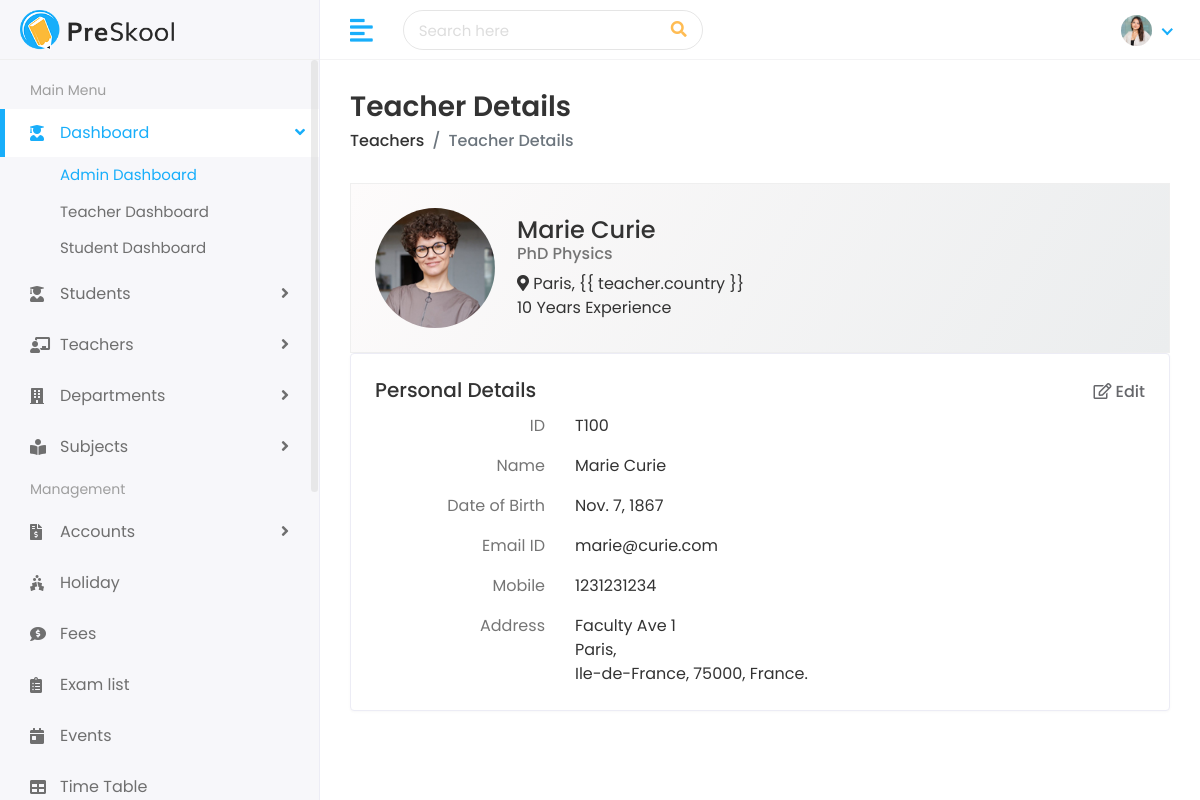
The page /teachers/view/T100/ on the database its author committed.
### faculty/models.py (models this page shows, shortened)
class Teacher(models.Model):
    teacher_id = models.CharField(max_length=50, unique=True)
    first_name = models.CharField(max_length=100)
    last_name = models.CharField(max_length=100)
    gender = models.CharField(max_length=20, choices=[('Male', 'Male'), ('Female', 'Female'), ('Others', 'Others')])
    date_of_birth = models.DateField()
    mobile_number = models.CharField(max_length=20)
    joining_date = models.DateField()
    qualification = models.CharField(max_length=150)
    experience = models.CharField(max_length=100)
    username = models.CharField(max_length=100, unique=True)
    email = models.EmailField(max_length=150, unique=True)
    password = models.CharField(max_length=100)
    address = models.TextField()
    city = models.CharField(max_length=100)
    state = models.CharField(max_length=100)
    zip_code = models.CharField(max_length=20)
    country = models.CharField(max_length=100)
    image = models.ImageField(upload_to='teachers/', blank=True, null=True)
    department = models.ForeignKey(
        Department, on_delete=models.SET_NULL,
        null=True, blank=True, related_name='teachers'
    )

### faculty/views.py (the view)
# urls.py: path('teachers/view/<str:teacher_id>/', views.view_teacher, name='view_teacher'),
def view_teacher(request, teacher_id):
    teacher = get_object_or_404(Teacher, teacher_id=teacher_id)
    return render(request, 'teachers/teacher-details.html', {'teacher': teacher})

### templates/teachers/teacher-details.html (shortened to what this page needs)
{% extends 'Home/base.html' %}
{% load static %}
{% block body %}
<div class="page-wrapper">
    <div class="content container-fluid">
        <div class="page-header">
            <div class="row align-items-center">
                <div class="col">
                    <h3 class="page-title">Teacher Details</h3>
                    <ul class="breadcrumb">
                        <li class="breadcrumb-item"><a href="{% url 'teacher_list' %}">Teachers</a></li>
                        <li class="breadcrumb-item active">Teacher Details</li>
                    </ul>
                </div>
            </div>
        </div>
        <div class="row">
            <div class="col-md-12">
                <div class="profile-header">
                    <div class="row align-items-center">
                        <div class="col-auto profile-image">
                            <a href="#">
                                {% if teacher.image %}
                                <img class="rounded-circle" alt="User Image" src="{{ teacher.image.url }}">
                                {% else %}
                                <img class="rounded-circle" alt="User Image"
                                    src="{% static 'assets/img/profiles/avatar-02.jpg' %}">
                                {% endif %}
                            </a>
                        </div>
                        <div class="col ml-md-n2 profile-user-info">
                            <h4 class="user-name mb-0">{{ teacher.first_name }} {{ teacher.last_name }}</h4>
                            <h6 class="text-muted">{{ teacher.qualification }}</h6>
                            <div class="user-Location"><i class="fas fa-map-marker-alt"></i> {{ teacher.city }}, {{
                                teacher.country }}</div>
                            <div class="about-text">{{ teacher.experience }} Experience</div>
                        </div>
                    </div>
                </div>
                <div class="row">
                    <div class="col-lg-12">
                        <div class="card">
                            <div class="card-body">
                                <h5 class="card-title d-flex justify-content-between">
                                    <span>Personal Details</span>
                                    <a class="edit-link" href="{% url 'edit_teacher' teacher.teacher_id %}"><i
                                            class="far fa-edit mr-1"></i>Edit</a>
                                </h5>
                                <div class="row">
                                    <p class="col-sm-3 text-muted text-sm-right mb-0 mb-sm-3">ID</p>
                                    <p class="col-sm-9">{{ teacher.teacher_id }}</p>
                                </div>
                                <div class="row">
                                    <p class="col-sm-3 text-muted text-sm-right mb-0 mb-sm-3">Name</p>
                                    <p class="col-sm-9">{{ teacher.first_name }} {{ teacher.last_name }}</p>
                                </div>
                                <div class="row">
                                    <p class="col-sm-3 text-muted text-sm-right mb-0 mb-sm-3">Date of Birth</p>
                                    <p class="col-sm-9">{{ teacher.date_of_birth }}</p>
                                </div>
                                <div class="row">
                                    <p class="col-sm-3 text-muted text-sm-right mb-0 mb-sm-3">Email ID</p>
                                    <p class="col-sm-9">{{ teacher.email }}</p>
                                </div>
                                <div class="row">
                                    <p class="col-sm-3 text-muted text-sm-right mb-0 mb-sm-3">Mobile</p>
                                    <p class="col-sm-9">{{ teacher.mobile_number }}</p>
                                </div>
                                <div class="row">
                                    <p class="col-sm-3 text-muted text-sm-right mb-0">Address</p>
                                    <p class="col-sm-9 mb-0">{{ teacher.address }}<br>
                                        {{ teacher.city }},<br>
                                        {{ teacher.state }}, {{ teacher.zip_code }}, {{ teacher.country }}.</p>
                                </div>
                            </div>
                        </div>
                    </div>
                </div>
            </div>
        </div>
    </div>
</div>
</div>
</body>
</html>
{% endblock %}

### static/assets/css/style.css (style rules this page uses)
html { height: 100%; }
body { background-color: #fff; color: #333; font-family: 'Poppins', sans-serif; font-size: 1rem; height: 100%; line-height: 1.5; overflow-x: hidden; }
h1, h2, h3, h4, h5, h6 { font-family: 'Poppins', sans-serif; margin-top: 0; }
ul, ol { padding: 0px; list-style: none; }
.text-muted { color: #757575 !important; }
.card { border: 1px solid #ececf5; box-shadow: 0 1px 3px 0 rgba(0, 0, 0, 0.03); margin-bottom: 1.875rem; }
.card-body { padding: 1.5rem; }
.page-wrapper { margin-left: 320px; padding-top: 60px; position: relative; transition: all 0.4s ease; }
.page-wrapper > .content { padding: 1.875rem 1.875rem 0; }
.page-header { margin-bottom: 1.875rem; }
.page-header .breadcrumb { background-color: transparent; color: #6c757d; font-size: 1rem; font-weight: 500; margin-bottom: 0; padding: 0; }
.page-header .breadcrumb a { color: #333; }
.page-title { font-size: 28px; font-weight: 600; color: #333; margin-bottom: 5px; }
.profile-header { background: linear-gradient(120deg, #fdfbfb 0%, #ebedee 100%); border: 1px solid #efefef; padding: 1.5rem; }
.profile-header img { height: auto; max-width: 120px; width: 120px; }
.about-text { max-width: 500px; }
.edit-link { color: #66676b; font-size: 16px; margin-top: 4px; }

### rows shown on the page
Teacher: first_name "Marie", last_name "Curie", qualification "PhD Physics", city "Paris", experience "10 Years", teacher_id "T100", date_of_birth "Nov. 7, 1867", email "marie@curie.com", mobile_number "1231231234", address "Faculty Ave 1", state "Ile-de-France", zip_code "75000", country "France"
